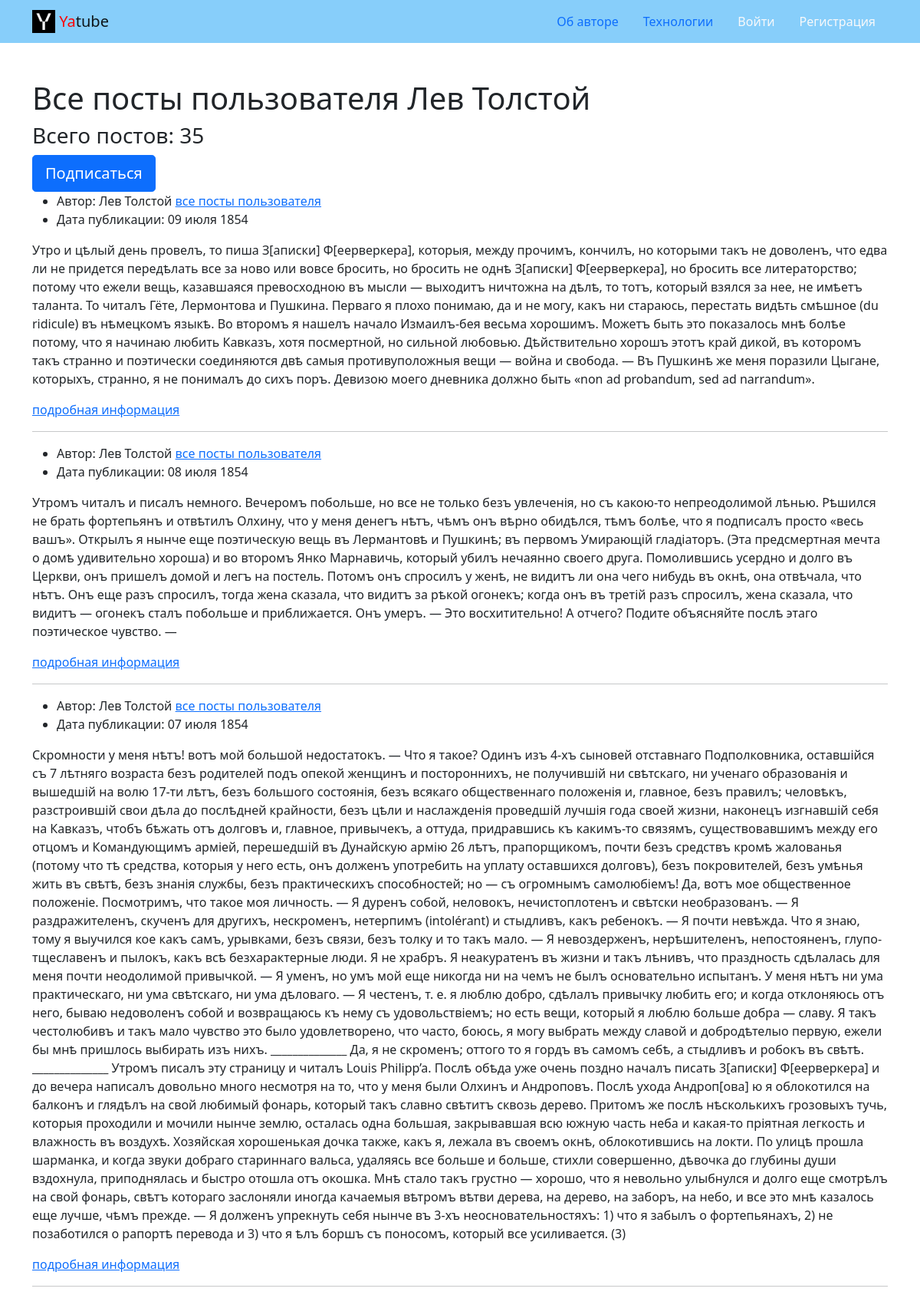
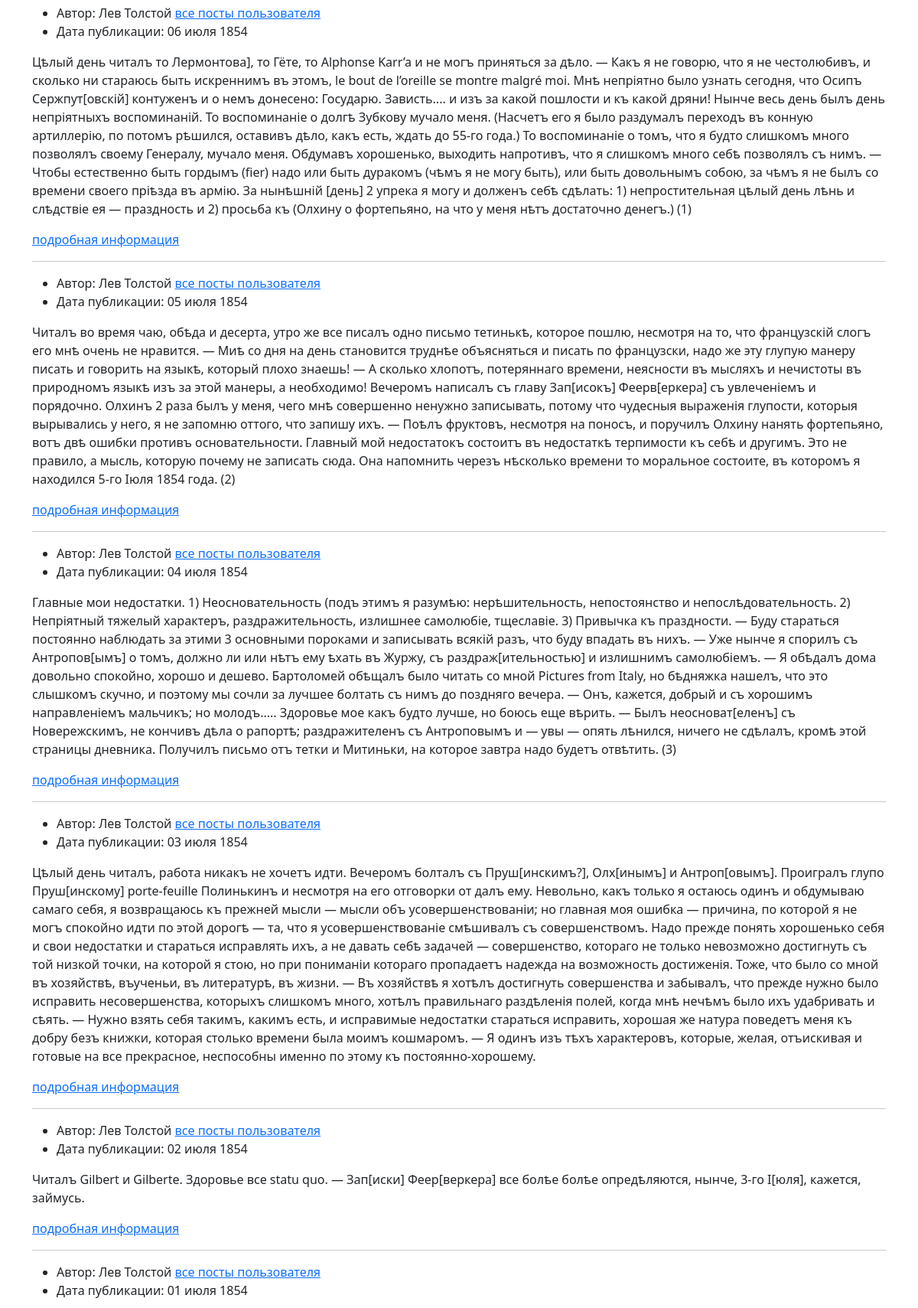
The page /profile/leo/?page=3 (upper part) on the database its author committed (2 pictures, top to bottom).
### posts/models.py (models this page shows, shortened)
class Post(CreatedModel):
    text = models.TextField(
        'Текст поста',
        help_text='Введите текст поста'
    )
    author = models.ForeignKey(
        User,
        on_delete=models.CASCADE,
        related_name='posts',
        verbose_name='Автор'
    )
    group = models.ForeignKey(
        Group,
        blank=True,
        null=True,
        on_delete=models.SET_NULL,
        related_name='posts',
        verbose_name='Группа',
        help_text='Группа, к которой будет относиться пост'
    )
    image = models.ImageField(
        'Картинка',
        upload_to='posts/',
        blank=True
    )
    class Meta:
        ordering = ('-pub_date',)
        verbose_name = 'Пост'
        verbose_name_plural = 'Посты'

### posts/views.py (the view)
# urls.py: path('profile/<str:username>/', views.profile, name='profile'),
def profile(request, username):
    author = get_object_or_404(User, username=username)
    post_list = Post.objects.select_related('group').filter(
        author_id=author.id)
    page_obj = posts_paginator(request, post_list, POSTS_PER_PAGE)
    following = False
    if request.user.is_authenticated:
        follow = Follow.objects.filter(author=author, user=request.user)
        if follow.count() > 0:
            following = True
    context = {
        'page_obj': page_obj,
        'author': author,
        'following': following,
    }
    return render(request, 'posts/profile.html', context)

### core/context_processors/year.py (called while the page is built)
def year(request):
    return {
        'year': datetime.datetime.now().year
    }

### posts/utils.py (called while the page is built)
def posts_paginator(request, post_list: QuerySet, posts_count: int):
    paginator = Paginator(post_list, posts_count)
    page_number = request.GET.get('page')
    page_obj = paginator.get_page(page_number)
    return page_obj

### templates/posts/profile.html (shortened to what this page needs)
{% extends 'base.html' %}
{% block header %}Все посты пользователя {{ author.get_full_name }} {% endblock %}
{% block content %}
  <h3>Всего постов: {{ page_obj.paginator.count }}</h3>
  {% if following %}
    <a
        class="btn btn-lg btn-light"
        href="{% url 'posts:profile_unfollow' author.username %}" role="button"
    >
      Отписаться
    </a>
  {% else %}
    <a
        class="btn btn-lg btn-primary"
        href="{% url 'posts:profile_follow' author.username %}" role="button"
    >
      Подписаться
    </a>
  {% endif %}
  {% for post in page_obj %}
    <article>
      {% include 'posts/includes/post_text.html' %}
    </article>
    {% if not forloop.last %}
      <hr>
    {% endif %}
  {% endfor %}
{% endblock %}

### templates/posts/includes/post_text.html (shortened to what this page needs)
{% load thumbnail %}
<article>
  <ul>
    <li>
      Автор: {{ post.author.get_full_name }}
      <a href="{% url 'posts:profile' post.author.username %}">все посты пользователя</a>
    </li>
    <li>
      Дата публикации: {{ post.pub_date|date:"d E Y" }}
    </li>
  </ul>
  <p>{{ post.text }}</p>
  <a href="{% url 'posts:post_detail' post.id %}">подробная информация</a>
</article>

### rows shown on the page
Post: author.get_full_name "Лев Толстой", pub_date "09 июля 1854", text "Утро и цѣлый день провелъ, то пиша З[аписки] Ф[еерверкера], которыя, между прочимъ, кончилъ, но которыми такъ не доволенъ, что едва ли не придется передѣлать все за ново или вовсе бросить, но бросить не однѣ З[аписки] Ф[еерверкера], но бросить все литераторство; потому что ежели вещь, казавшаяся превосходною въ мысли — выходитъ ничтожна на дѣлѣ, то тотъ, который взялся за нее, не имѣетъ таланта. То читалъ Гёте, Лермонтова и Пушкина. Перваго я плохо понимаю, да и не могу, какъ ни стараюсь, перестать видѣть смѣшное (du ridicule) въ нѣмецкомъ языкѣ. Во второмъ я нашелъ начало Измаилъ-бея весьма хорошимъ. Можетъ быть это показалось мнѣ болѣе потому, что я начинаю любить Кавказъ, хотя…"
Post: author.get_full_name "Лев Толстой", pub_date "08 июля 1854", text "Утромъ читалъ и писалъ немного. Вечеромъ побольше, но все не только безъ увлеченія, но съ какою-то непреодолимой лѣнью. Рѣшился не брать фортепьянъ и отвѣтилъ Олхину, что у меня денегъ нѣтъ, чѣмъ онъ вѣрно обидѣлся, тѣмъ болѣе, что я подписалъ просто «весь вашъ». Открылъ я нынче еще поэтическую вещь въ Лермантовѣ и Пушкинѣ; въ первомъ Умирающій гладіаторъ. (Эта предсмертная мечта о домѣ удивительно хороша) и во второмъ Янко Марнавичь, который убилъ нечаянно своего друга. Помолившись усердно и долго въ Церкви, онъ пришелъ домой и легъ на постель. Потомъ онъ спросилъ у женѣ, не видитъ ли она чего нибудь въ окнѣ, она отвѣчала, что нѣтъ. Онъ еще разъ спросилъ, тогда жена сказала, что видитъ за…"
Post: author.get_full_name "Лев Толстой", pub_date "07 июля 1854", text "Скромности у меня нѣтъ! вотъ мой большой недостатокъ. — Что я такое? Одинъ изъ 4-хъ сыновей отставнаго Подполковника, оставшійся съ 7 лѣтняго возраста безъ родителей подъ опекой женщинъ и постороннихъ, не получившій ни свѣтскаго, ни ученаго образованія и вышедшій на волю 17-ти лѣтъ, безъ большого состоянія, безъ всякаго общественнаго положенія и, главное, безъ правилъ; человѣкъ, разстроившій свои дѣла до послѣдней крайности, безъ цѣли и наслажденія проведшій лучшія года своей жизни, наконецъ изгнавшій себя на Кавказъ, чтобъ бѣжать отъ долговъ и, главное, привычекъ, а оттуда, придравшись къ какимъ-то связямъ, существовавшимъ между его отцомъ и Командующимъ арміей, перешедшій въ Дунайскую…"
Post: author.get_full_name "Лев Толстой", pub_date "06 июля 1854", text "Цѣлый день читалъ то Лермонтова], то Гёте, то Alphonse Karr’a и не могъ приняться за дѣло. — Какъ я не говорю, что я не честолюбивъ, и сколько ни стараюсь быть искреннимъ въ этомъ, le bout de l’oreille se montre malgré moi. Мнѣ непріятно было узнать сегодня, что Осипъ Сержпут[овскій] контуженъ и о немъ донесено: Государю. Зависть.... и изъ за какой пошлости и къ какой дряни! Нынче весь день былъ день непріятныхъ воспоминаній. То воспоминаніе о долгѣ Зубкову мучало меня. (Насчетъ его я было раздумалъ переходъ въ конную артиллерію, по потомъ рѣшился, оставивъ дѣло, какъ есть, ждать до 55-го года.) То воспоминаніе о томъ, что я будто слишкомъ много позволялъ своему Генералу, мучало меня.…"
Post: author.get_full_name "Лев Толстой", pub_date "05 июля 1854", text "Читалъ во время чаю, обѣда и десерта, утро же все писалъ одно письмо тетинькѣ, которое пошлю, несмотря на то, что французскій слогъ его мнѣ очень не нравится. — Миѣ со дня на день становится труднѣе объясняться и писать по французски, надо же эту глупую манеру писать и говорить на языкѣ, который плохо знаешь! — А сколько хлопотъ, потеряннаго времени, неясности въ мысляхъ и нечистоты въ природномъ языкѣ изъ за этой манеры, а необходимо! Вечеромъ написалъ съ главу Зап[исокъ] Феерв[еркера] съ увлеченіемъ и порядочно. Олхинъ 2 раза былъ у меня, чего мнѣ совершенно ненужно записывать, потому что чудесныя выраженія глупости, которыя вырывались у него, я не запомню оттого, что запишу ихъ. — Поѣлъ…"
Post: author.get_full_name "Лев Толстой", pub_date "04 июля 1854", text "Главные мои недостатки. 1) Неосновательность (подъ этимъ я разумѣю: нерѣшительность, непостоянство и непослѣдовательность. 2) Непріятный тяжелый характеръ, раздражительность, излишнее самолюбіе, тщеславіе. 3) Привычка къ праздности. — Буду стараться постоянно наблюдать за этими 3 основными пороками и записывать всякій разъ, что буду впадать въ нихъ. — Уже нынче я спорилъ съ Антропов[ымъ] о томъ, должно ли или нѣтъ ему ѣхать въ Журжу, съ раздраж[ительностью] и излишнимъ самолюбіемъ. — Я обѣдалъ дома довольно спокойно, хорошо и дешево. Бартоломей обѣщалъ было читать со мной Pictures from Italy, но бѣдняжка нашелъ, что это слышкомъ скучно, и поэтому мы сочли за лучшее болтать съ нимъ до…"
Post: author.get_full_name "Лев Толстой", pub_date "03 июля 1854", text "Цѣлый день читалъ, работа никакъ не хочетъ идти. Вечеромъ болталъ съ Пруш[инскимъ?], Олх[инымъ] и Антроп[овымъ]. Проигралъ глупо Пруш[инскому] porte-feuille Полинькинъ и несмотря на его отговорки от далъ ему. Невольно, какъ только я остаюсь одинъ и обдумываю самаго себя, я возвращаюсь къ прежней мысли — мысли объ усовершенствованіи; но главная моя ошибка — причина, по которой я не могъ спокойно идти по этой дорогѣ — та, что я усовершенствованіе смѣшивалъ съ совершенствомъ. Надо прежде понять хорошенько себя и свои недостатки и стараться исправлять ихъ, а не давать себѣ задачей — совершенство, котораго не только невозможно достигнуть съ той низкой точки, на которой я стою, но при пониманіи…"
Post: author.get_full_name "Лев Толстой", pub_date "02 июля 1854", text "Читалъ Gilbert и Gilberte. Здоровье все statu quo. — Зап[иски] Феер[веркера] все болѣе болѣе опредѣляются, нынче, 3-го І[юля], кажется, займусь."
Post: author.get_full_name "Лев Толстой", pub_date "01 июля 1854"

### other values the page prints
{{ author.get_full_name }} "Лев Толстой"
{{ page_obj.paginator.count }} "35"
